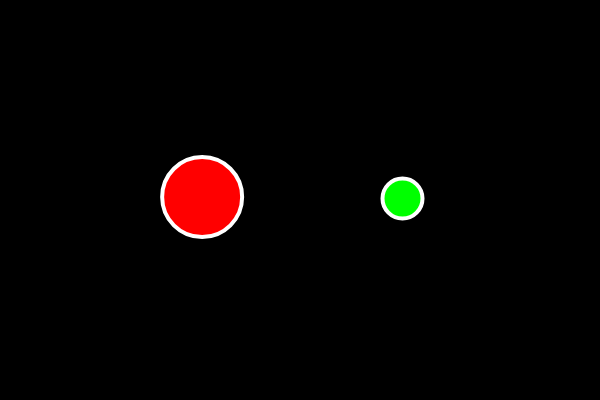
Frame 1 (no input)
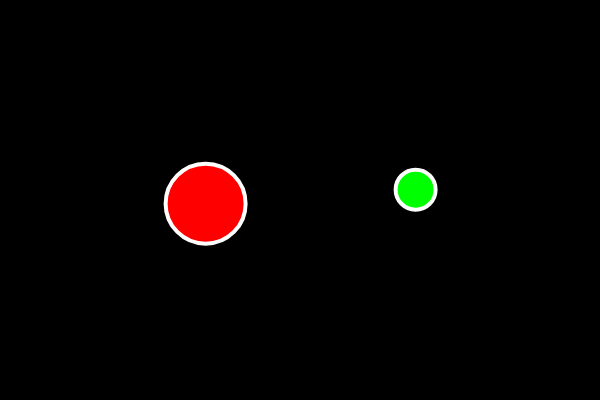
Frame 60 (no input)
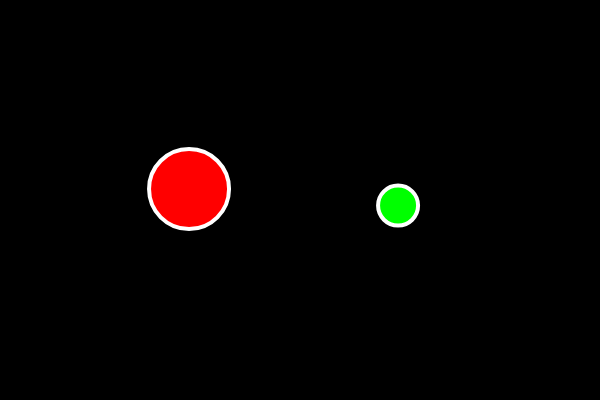
Frame 120 (the mouse pressed at the canvas centre since frame 60)

The p5.js sketch that drew these frames (run headless with seeded random() and noise() and a simulated clock; from frame 60 on, the mouse is pressed at the canvas centre):

// p5.js sketch
// ── sketch.js
let bubble1;
let bubble2;

function setup() {
  createCanvas(600, 400);
  // the new keyword instantiates a fresh instance of a class
  bubble1 = new Bubble(200, 200, 40, 255, 0, 0);
  bubble2 = new Bubble(400, 200, 20, 0, 255, 0);
}

function draw() {
  background(0);
  bubble1.move();
  bubble1.show();
  bubble2.move();
  bubble2.show();
}

// ── bubble.js
class Bubble {
  // adding in arguments here allows specifying at instantiation with new keyword
  constructor(x, y, r, red, green, blue) {
    this.x = x;
    this.y = y;
    this.r = r;
    this.red = red;
    this.green = green;
    this.blue = blue;

  }
  // dont need to declare with function in a class
  move() {
    this.x = this.x + random(-5, 5);
    this.y = this.y + random(-5, 5);
  }

  show() {
    stroke(255);
    strokeWeight(4);
    fill(this.red, this.green, this.blue);
    ellipse(this.x, this.y, this.r*2);
  }
}
